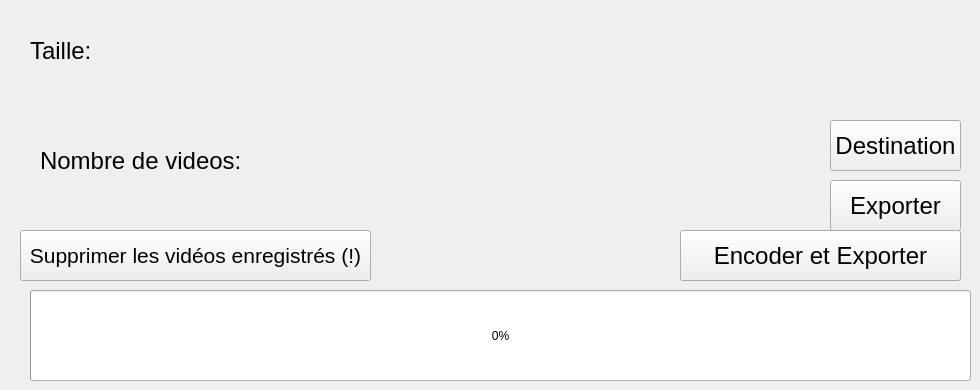
     <widget class="QWidget" name="tab_11">
      <attribute name="title">
       <string>Exportation</string>
      </attribute>
      <widget class="QPushButton" name="pushButton_18">
       <property name="geometry">
        <rect>
         <x>830</x>
         <y>120</y>
         <width>131</width>
         <height>51</height>
        </rect>
       </property>
       <property name="font">
        <font>
         <pointsize>18</pointsize>
        </font>
       </property>
       <property name="text">
        <string>Destination</string>
       </property>
      </widget>
      <widget class="QPushButton" name="pushButton_19">
       <property name="geometry">
        <rect>
         <x>830</x>
         <y>180</y>
         <width>131</width>
         <height>51</height>
        </rect>
       </property>
       <property name="font">
        <font>
         <pointsize>18</pointsize>
        </font>
       </property>
       <property name="text">
        <string>Exporter</string>
       </property>
      </widget>
      <widget class="QProgressBar" name="progressBar">
       <property name="geometry">
        <rect>
         <x>30</x>
         <y>290</y>
         <width>941</width>
         <height>91</height>
        </rect>
       </property>
       <property name="value">
        <number>0</number>
       </property>
      </widget>
      <widget class="QLabel" name="label_22">
       <property name="geometry">
        <rect>
         <x>40</x>
         <y>120</y>
         <width>251</width>
         <height>81</height>
        </rect>
       </property>
       <property name="font">
        <font>
         <pointsize>18</pointsize>
        </font>
       </property>
       <property name="text">
        <string>Nombre de videos: </string>
       </property>
      </widget>
      <widget class="QLabel" name="label_23">
       <property name="geometry">
        <rect>
         <x>30</x>
         <y>10</y>
         <width>251</width>
         <height>81</height>
        </rect>
       </property>
       <property name="font">
        <font>
         <pointsize>18</pointsize>
        </font>
       </property>
       <property name="text">
        <string>Taille: </string>
       </property>
      </widget>
      <widget class="QLabel" name="label_24">
       <property name="geometry">
        <rect>
         <x>280</x>
         <y>20</y>
         <width>681</width>
         <height>91</height>
        </rect>
       </property>
       <property name="font">
        <font>
         <pointsize>18</pointsize>
        </font>
       </property>
       <property name="text">
        <string/>
       </property>
       <property name="alignment">
        <set>Qt::AlignRight|Qt::AlignTrailing|Qt::AlignVCenter</set>
       </property>
      </widget>
      <widget class="QPushButton" name="pushButton_20">
       <property name="geometry">
        <rect>
         <x>680</x>
         <y>230</y>
         <width>281</width>
         <height>51</height>
        </rect>
       </property>
       <property name="font">
        <font>
         <pointsize>18</pointsize>
        </font>
       </property>
       <property name="text">
        <string>Encoder et Exporter</string>
       </property>
      </widget>
      <widget class="QPushButton" name="pushButton_23">
       <property name="geometry">
        <rect>
         <x>20</x>
         <y>230</y>
         <width>351</width>
         <height>51</height>
        </rect>
       </property>
       <property name="font">
        <font>
         <pointsize>16</pointsize>
        </font>
       </property>
       <property name="text">
        <string>Supprimer les vidéos enregistrés (!)</string>
       </property>
      </widget>
     </widget>
